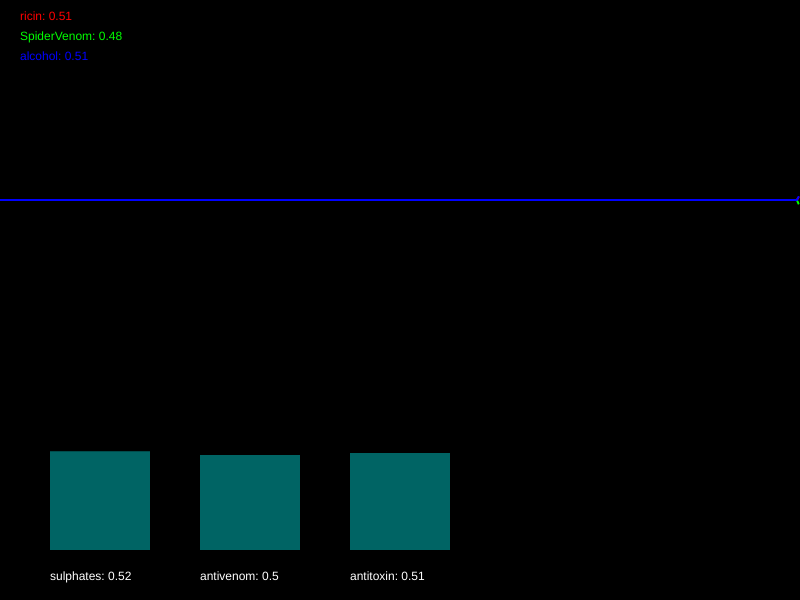
Frame 1 (no input)
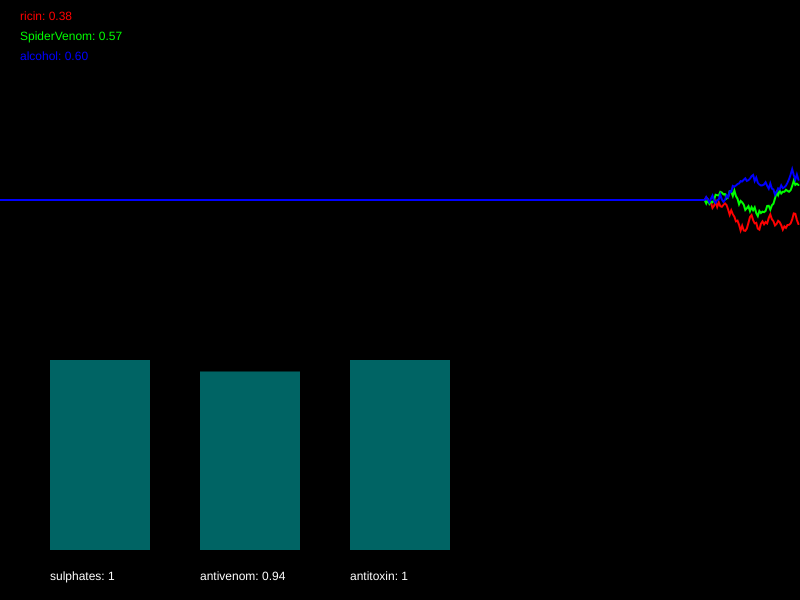
Frame 60 (no input)
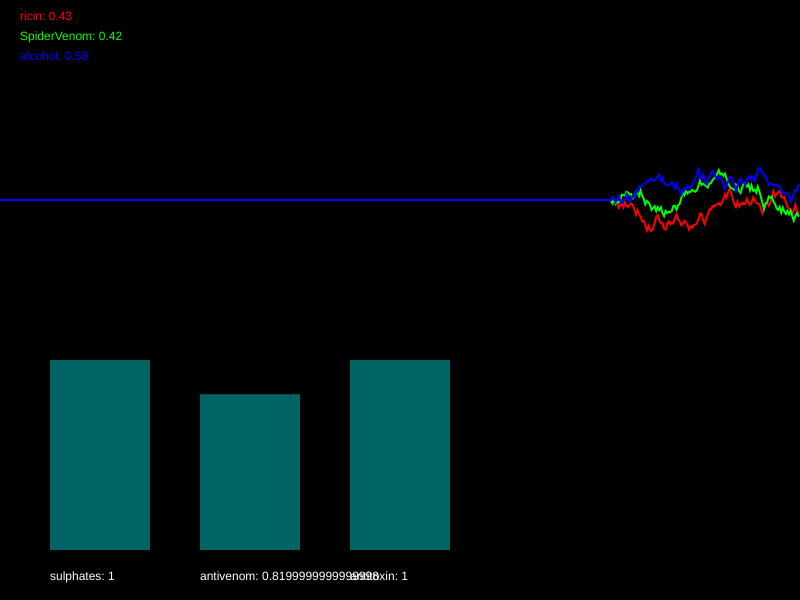
Frame 120 (the mouse pressed at the canvas centre since frame 60)

The p5.js sketch that drew these frames (run headless with seeded random() and noise() and a simulated clock; from frame 60 on, the mouse is pressed at the canvas centre):

// p5.js sketch
// ── sketch.js
/*

Officer: 7315287
CaseNum: 401-0-19056630-7315287

Case 401 - The Case of Norbert's Weiner Stand
Stage 1 - Noxious Weiner

Console city has been plunged into chaos. The notorious poisoner Norbert has struck the population down with a potent poison. Word has it that he is smuggling his venomous filth via a streetside weiner stand. Hundreds of people have been affected, and the municipal water company tells me that their sewers are at full capacity. This is no laughing matter. I need you to head down to our lab and work on an antidote.

You must develop the antidote by using conditional statements in the draw loop to
do the following:

	- When SpiderVenom dips below 0.4, decrement sulphates by 0.01
	- If ricin goes above 0.31, increase sulphates by 0.02
	- When alcohol goes above 0.59, try decreasing antivenom by 0.03
	- If ricin dips below 0.5, increase antivenom by 0.02
	- When alcohol dips below 0.55, reduce antitoxin by 0.03
	- If ricin dips below 0.65, try increasing antitoxin by 0.04


Your conditional statements should consider the following poisons:

	- ricin
	- SpiderVenom
	- alcohol


Your conditional statements should modify the following antidotes:

	- sulphates
	- antivenom
	- antitoxin


- There are many ways to complete this task but you should only use the following commands and operators:

	if(){}
	>
	<
	+=
	-=

*/

//Declare the poison variables
var ricin;
var SpiderVenom;
var alcohol;


//Declare the antidote variables
var sulphates;
var antivenom;
var antitoxin;


//This variable is used for drawing the graph
var graphs;


function setup()
{

	createCanvas(800,600);
	strokeWeight(2);

	//initialise the poisons and antidotes
	ricin = 0.5;
	SpiderVenom = 0.5;
	alcohol = 0.5;
	sulphates = 0.5;
	antivenom = 0.5;
	antitoxin = 0.5;


	//fills the graph with empty values
	graphs = [];

	for(var i = 0; i < 3; i++)
	{
		graphs.push([]);
		for(var j = 0; j < 512; j++)
		{
			graphs[i].push(0.5);
		}
	}

}

function draw()
{

	//Develop the antidote below
	//Write conditional statements to change the amount of each substance ...
	if (SpiderVenom <0.4) {
		sulphates -= 0.01;
	}
	if (ricin > 0.31) {
		sulphates +=0.02;
	}
	if (ricin < 0.65) {
		antitoxin += 0.04
	}
	if (ricin < 0.5) {
		antivenom +=0.02;
	}
	if (alcohol >0.59) {
		antivenom -= 0.03;
	}
	if (alcohol < 0.55) {
		antitoxin -=0.03;
	}



	//////////////////////////////////////////////////////

	//the code below generates new values using random numbers

	/*
		For testing, you might want to temporarily comment out
		these lines and set the same variables to constant values
		instead.
	*/

	ricin = nextValue(graphs[0],ricin);
	SpiderVenom = nextValue(graphs[1],SpiderVenom);
	alcohol = nextValue(graphs[2],alcohol);


	sulphates = constrain(sulphates, 0, 1);
	antivenom = constrain(antivenom, 0, 1);
	antitoxin = constrain(antitoxin, 0, 1);


	///////// DO NOT CHANGE THE CODE BELOW ///////////

	//drawing code

	// set background
	background(0);
	noFill();

	//draw the graphs for the vitals
	var colors = [
	color(255, 0, 0),
	color(0, 255, 0),
	color(0, 0, 255),
	color(255, 0, 255),
	color(255, 255, 0),
	color(0, 255, 255)
	];

	for(var i = 0; i < graphs.length; i++)
	{
		stroke(colors[i]);
		drawGraph(graphs[i]);
	}

	//draw the poisons as text
	noStroke();
	fill(colors[0]);
	text('ricin: ' + nf(ricin,1,2), 20,20);
	fill(colors[1]);
	text('SpiderVenom: ' + nf(SpiderVenom,1,2), 20,40);
	fill(colors[2]);
	text('alcohol: ' + nf(alcohol,1,2), 20,60);


	//draw the antidotes bar chart
	drawBar(sulphates,50,'sulphates');
	drawBar(antivenom,200,'antivenom');
	drawBar(antitoxin,350,'antitoxin');


}

function nextValue(graph, val)
{
	//gets the next value for a vital and puts it in an array for drawing
	var delta = random(-0.03,0.03);

	val += delta;
	if(val > 1 || val < 0)
	{
		delta *= -1;
		val += delta * 2;
	}

	graph.push(val)
	graph.shift();
	return val;
}

function drawGraph(graph)
{
	//draws an array as a graph
	beginShape();
	for(var i = 0; i < graph.length; i++)
	{
			vertex(width * i/512, height * 0.5 - graph[i]* height/3)
	}
	endShape();
}


function drawBar(val, x, name)
{
	//draws the bars for bar chart
    noStroke();
    fill(0,100,100);
	var mh = height * 0.4 - 50;
	rect(x,(height - 50) - val*mh, 100, val*mh);
    fill(255);
	text(name + ": " + val, x, height - 20);
}
